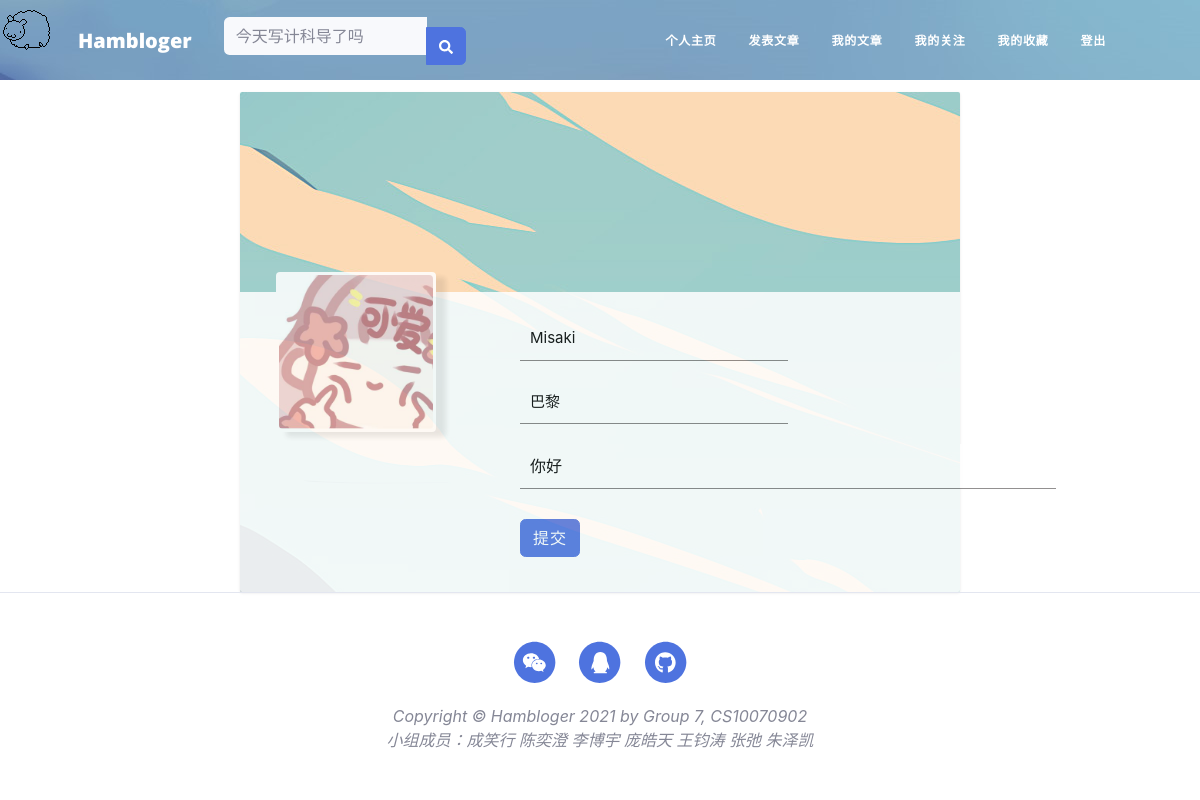
The app's page /edit-profile (signed in) with its own data.
### app/models.py (models this page shows, shortened)
class User(UserMixin, db.Model):
    __tablename__ = 'users'
    id = db.Column(db.Integer, primary_key=True)
    email = db.Column(db.String(64), unique=True, index=True)
    username = db.Column(db.String(64), unique=True, index=True)
    role_id = db.Column(db.Integer, db.ForeignKey('roles.id'))  # 每一个用户只能有一个角色
    password_hash = db.Column(db.String(128))
    confirmed = db.Column(db.Boolean, default=True)
    name = db.Column(db.String(64))
    location = db.Column(db.String(64))
    about_me = db.Column(db.Text())
    member_since = db.Column(db.DateTime(), default=datetime.utcnow)
    last_seen = db.Column(db.DateTime(), default=datetime.utcnow)
    posts = db.relationship('Post', backref='author', lazy='dynamic')
    followed = db.relationship('Follow',
                               foreign_keys=[Follow.follower_id],
                               backref=db.backref('follower', lazy='joined'),
                               lazy='dynamic',
                               cascade='all, delete-orphan')
    followers = db.relationship('Follow',
                                foreign_keys=[Follow.followed_id],
                                backref=db.backref('followed', lazy='joined'),
                                lazy='dynamic',
                                cascade='all, delete-orphan')
    @property
    def password(self):
        raise AttributeError("Password is not a readable attribute")
    def ping(self):
        self.last_seen = datetime.utcnow()
        db.session.add(self)
        db.session.commit()

### app/main/views.py (the view, shortened to what this page needs)
@main.route('/edit-profile', methods=['GET', 'POST'])
@login_required
def edit_profile():
    form = EditProfileForm()
    form.name.data = current_user.name
    form.location.data = current_user.location
    form.about_me.data = current_user.about_me
    edit_post = Post.query.order_by(Post.id.desc()).first()
    return render_template('edit_profile.html', form=form, edit_post=edit_post)

### app/main/forms.py
class EditProfileForm(FlaskForm):
    name = StringField('真实姓名', validators=[Length(0, 64)])
    location = StringField('地址', validators=[Length(0, 64)])
    about_me = StringField('个人简介', validators=[Length(0, 64)])
    submit = SubmitField('提交')

### app/auth/views.py (called while the page is built)
@auth.before_app_request
def before_request():
    if current_user.is_authenticated:
        current_user.ping()
        if not current_user.confirmed and request.endpoint \
                and request.blueprint != 'auth' and request.endpoint != 'static':
            return redirect(url_for('auth.unconfirmed'))

### app/main/__init__.py (called while the page is built)
@main.app_context_processor
def inject_permissions():
    return dict(Permission=Permission)

### app/models.py (called while the page is built)
@login_manager.user_loader
def load_user(user_id):
    return User.query.get(int(user_id))

### app/templates/edit_profile.html (shortened to what this page needs)
{% extends "base.html" %}
{% import "bootstrap/wtf.html" as wtf %}
{% block head %}
<link href="{{ url_for('static',filename='css/edit-profile.css') }}" rel="stylesheet">
<link href="{{ url_for('static',filename='css/admin.css') }}" rel="stylesheet">
<header class="user-top-cover"></header>
{% endblock %}
{% block page_content %}
<div class="page-container">
    <div class="user-container">
        <div class="user-profile-container">
            <div class="user-mask-container">
                <div class="user-mask">
                    <img src="{{url_for('static', filename='mask/test-1.jpeg')}}" class="user-mask-img">
                </div>
            </div>
            <div class="user-information-container">
                <form method="POST">
                    {{form.name(class="input-item", placeholder="修改昵称")}}
                    {{form.location(class="input-item",placeholder="修改地址")}}
                    {{form.about_me(class="input-item-text",placeholder="修改个人简介")}}
                    {{form.submit(class="btn btn-primary")}}
                </form>
            </div>
        </div>
    </div>
</div>
</div>
{% endblock %}

### app/static/css/base.css (style rules this page uses)
body { background-color: rgb(246, 246, 246); margin: 0; padding: 0; }
div { margin: 0; padding: 0; display: block; }
.page-container { display: block; margin-left: 15%; margin-right: 15%; width: 70%; }

### app/static/css/edit-profile.css (style rules this page uses)
.page-container { display: block; margin-left: 20%; margin-right: 20%; width: 60%; }
.user-top-cover { background-image: url('../img/user-bg.jpg'); height: 80px; }
.user-container { background-image: url('../img/page-bg.jpg'); display: block; background-color: rgb(255, 255, 255); margin-top: 12px; box-shadow: 0 1px 3px rgba(18, 18, 18, .1); border-radius: 2px; }
.user-profile-container { opacity: 0.85; background-color: rgb(255, 255, 255); color: rgb(0, 0, 0); height: 300px; border-bottom-left-radius: 2px; border-bottom-right-radius: 2px; }
.user-mask-container { float: left; position: relative; top: -20px; left: 5%; width: 160px; height: 160px; }
.user-mask { background-color: rgb(255, 255, 255); width: 160px; height: 160px; box-shadow: 10px 5px 5px rgba(18, 18, 18, .1); border-radius: 4px; }
.user-mask-img { margin: 2%; width: 96%; height: 96%; border-radius: 4px; }
.user-information-container { float: left; margin-top: 25px; margin-left: 120px; }
.btn { margin-top: 10px; margin-right: 40px; padding: 0 16px; font-size: 14px; line-height: 32px; text-align: center; cursor: pointer; border: 1px solid; border-radius: 3px; color: rgb(252, 252, 252); background-color: #06f; }
.input-item { display: block; width: 100%; margin-bottom: 20px; border: 0; padding: 10px; border-bottom: 1px solid rgb(128, 125, 125); font-size: 15px; outline: none; }
.input-item-text { display: block; width: 200%; margin-bottom: 20px; border: 0; padding: 10px; border-bottom: 1px solid rgb(128, 125, 125); outline: none; }
.input-item::placeholder { text-transform: uppercase; }

### records on screen
User: name "Misaki", location "巴黎", about_me "你好"
